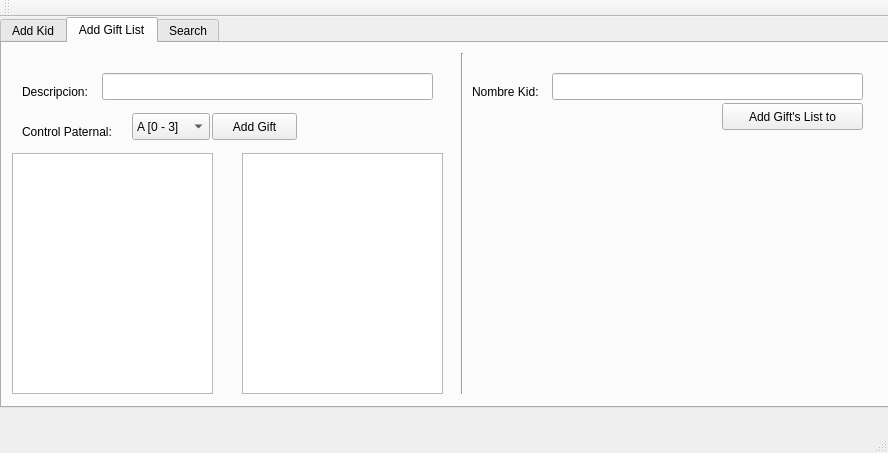
<?xml version="1.0" encoding="UTF-8"?>
<ui version="4.0">
 <class>MainWindow</class>
 <widget class="QMainWindow" name="MainWindow">
  <property name="geometry">
   <rect>
    <x>0</x>
    <y>0</y>
    <width>888</width>
    <height>453</height>
   </rect>
  </property>
  <property name="windowTitle">
   <string>MainWindow</string>
  </property>
  <widget class="QWidget" name="centralWidget">
   <widget class="QTabWidget" name="addGiftList">
    <property name="geometry">
     <rect>
      <x>0</x>
      <y>0</y>
      <width>891</width>
      <height>391</height>
     </rect>
    </property>
    <property name="currentIndex">
     <number>1</number>
    </property>
    <widget class="QWidget" name="addKid">
     <attribute name="title">
      <string>Add Kid</string>
     </attribute>
     <widget class="QLineEdit" name="txtName_addKid">
      <property name="geometry">
       <rect>
        <x>70</x>
        <y>20</y>
        <width>251</width>
        <height>27</height>
       </rect>
      </property>
     </widget>
     <widget class="QLabel" name="label">
      <property name="geometry">
       <rect>
        <x>10</x>
        <y>30</y>
        <width>55</width>
        <height>17</height>
       </rect>
      </property>
      <property name="text">
       <string>Nombre:</string>
      </property>
     </widget>
     <widget class="QLabel" name="label_2">
      <property name="geometry">
       <rect>
        <x>10</x>
        <y>80</y>
        <width>55</width>
        <height>17</height>
       </rect>
      </property>
      <property name="text">
       <string>Edad:</string>
      </property>
     </widget>
     <widget class="QLabel" name="label_3">
      <property name="geometry">
       <rect>
        <x>10</x>
        <y>130</y>
        <width>91</width>
        <height>17</height>
       </rect>
      </property>
      <property name="text">
       <string>Se Porto Bien:</string>
      </property>
     </widget>
     <widget class="QPushButton" name="btnAddKid">
      <property name="geometry">
       <rect>
        <x>360</x>
        <y>10</y>
        <width>85</width>
        <height>27</height>
       </rect>
      </property>
      <property name="text">
       <string>Add</string>
      </property>
     </widget>
     <widget class="QSpinBox" name="txtEdad">
      <property name="geometry">
       <rect>
        <x>70</x>
        <y>70</y>
        <width>46</width>
        <height>27</height>
       </rect>
      </property>
     </widget>
     <widget class="QSpinBox" name="txtSPB">
      <property name="geometry">
       <rect>
        <x>100</x>
        <y>120</y>
        <width>46</width>
        <height>27</height>
       </rect>
      </property>
      <property name="minimumSize">
       <size>
        <width>46</width>
        <height>27</height>
       </size>
      </property>
      <property name="maximumSize">
       <size>
        <width>16777215</width>
        <height>27</height>
       </size>
      </property>
      <property name="maximum">
       <number>10</number>
      </property>
     </widget>
     <widget class="QLabel" name="label_4">
      <property name="geometry">
       <rect>
        <x>190</x>
        <y>80</y>
        <width>91</width>
        <height>17</height>
       </rect>
      </property>
      <property name="text">
       <string>Longitud:</string>
      </property>
     </widget>
     <widget class="QSpinBox" name="txtLO">
      <property name="geometry">
       <rect>
        <x>280</x>
        <y>70</y>
        <width>46</width>
        <height>27</height>
       </rect>
      </property>
     </widget>
     <widget class="QLabel" name="label_5">
      <property name="geometry">
       <rect>
        <x>190</x>
        <y>120</y>
        <width>91</width>
        <height>17</height>
       </rect>
      </property>
      <property name="text">
       <string>Latitud:</string>
      </property>
     </widget>
     <widget class="QSpinBox" name="txtLA">
      <property name="geometry">
       <rect>
        <x>280</x>
        <y>110</y>
        <width>46</width>
        <height>27</height>
       </rect>
      </property>
     </widget>
     <widget class="Line" name="line">
      <property name="geometry">
       <rect>
        <x>10</x>
        <y>170</y>
        <width>481</width>
        <height>16</height>
       </rect>
      </property>
      <property name="orientation">
       <enum>Qt::Horizontal</enum>
      </property>
     </widget>
     <widget class="Line" name="line_2">
      <property name="geometry">
       <rect>
        <x>480</x>
        <y>0</y>
        <width>20</width>
        <height>181</height>
       </rect>
      </property>
      <property name="orientation">
       <enum>Qt::Vertical</enum>
      </property>
     </widget>
    </widget>
    <widget class="QWidget" name="addGift">
     <attribute name="title">
      <string>Add Gift List</string>
     </attribute>
     <widget class="QLineEdit" name="txtName_addGift">
      <property name="geometry">
       <rect>
        <x>550</x>
        <y>30</y>
        <width>311</width>
        <height>27</height>
       </rect>
      </property>
     </widget>
     <widget class="QLabel" name="label_6">
      <property name="geometry">
       <rect>
        <x>470</x>
        <y>40</y>
        <width>81</width>
        <height>17</height>
       </rect>
      </property>
      <property name="text">
       <string>Nombre Kid:</string>
      </property>
     </widget>
     <widget class="QLabel" name="label_7">
      <property name="geometry">
       <rect>
        <x>20</x>
        <y>40</y>
        <width>81</width>
        <height>17</height>
       </rect>
      </property>
      <property name="text">
       <string>Descripcion:</string>
      </property>
     </widget>
     <widget class="QLineEdit" name="txtDesc">
      <property name="geometry">
       <rect>
        <x>100</x>
        <y>30</y>
        <width>331</width>
        <height>27</height>
       </rect>
      </property>
     </widget>
     <widget class="QLabel" name="label_8">
      <property name="geometry">
       <rect>
        <x>20</x>
        <y>80</y>
        <width>111</width>
        <height>17</height>
       </rect>
      </property>
      <property name="text">
       <string>Control Paternal:</string>
      </property>
     </widget>
     <widget class="QPushButton" name="pushButton">
      <property name="geometry">
       <rect>
        <x>210</x>
        <y>70</y>
        <width>85</width>
        <height>27</height>
       </rect>
      </property>
      <property name="text">
       <string>Add Gift</string>
      </property>
     </widget>
     <widget class="Line" name="line_3">
      <property name="geometry">
       <rect>
        <x>450</x>
        <y>10</y>
        <width>20</width>
        <height>341</height>
       </rect>
      </property>
      <property name="orientation">
       <enum>Qt::Vertical</enum>
      </property>
     </widget>
     <widget class="QPushButton" name="btnAddListTo">
      <property name="geometry">
       <rect>
        <x>720</x>
        <y>60</y>
        <width>141</width>
        <height>27</height>
       </rect>
      </property>
      <property name="text">
       <string>Add Gift's List to</string>
      </property>
     </widget>
     <widget class="QListWidget" name="listDesc">
      <property name="geometry">
       <rect>
        <x>10</x>
        <y>110</y>
        <width>201</width>
        <height>241</height>
       </rect>
      </property>
     </widget>
     <widget class="QListWidget" name="listCP">
      <property name="geometry">
       <rect>
        <x>240</x>
        <y>110</y>
        <width>201</width>
        <height>241</height>
       </rect>
      </property>
     </widget>
     <widget class="QComboBox" name="txtCP">
      <property name="geometry">
       <rect>
        <x>130</x>
        <y>70</y>
        <width>78</width>
        <height>27</height>
       </rect>
      </property>
      <item>
       <property name="text">
        <string>A [0 - 3]</string>
       </property>
      </item>
      <item>
       <property name="text">
        <string>B [4 - 8]</string>
       </property>
      </item>
      <item>
       <property name="text">
        <string>C [9 - 13]</string>
       </property>
      </item>
      <item>
       <property name="text">
        <string>D [+13]</string>
       </property>
      </item>
     </widget>
    </widget>
    <widget class="QWidget" name="search">
     <attribute name="title">
      <string>Search</string>
     </attribute>
     <widget class="QLineEdit" name="txtName_search">
      <property name="geometry">
       <rect>
        <x>80</x>
        <y>10</y>
        <width>171</width>
        <height>27</height>
       </rect>
      </property>
     </widget>
     <widget class="QLabel" name="label_9">
      <property name="geometry">
       <rect>
        <x>10</x>
        <y>20</y>
        <width>55</width>
        <height>17</height>
       </rect>
      </property>
      <property name="text">
       <string>Nombre:</string>
      </property>
     </widget>
     <widget class="QPushButton" name="btnSearch">
      <property name="geometry">
       <rect>
        <x>270</x>
        <y>10</y>
        <width>85</width>
        <height>27</height>
       </rect>
      </property>
      <property name="text">
       <string>search</string>
      </property>
     </widget>
     <widget class="Line" name="line_4">
      <property name="geometry">
       <rect>
        <x>0</x>
        <y>40</y>
        <width>861</width>
        <height>16</height>
       </rect>
      </property>
      <property name="orientation">
       <enum>Qt::Horizontal</enum>
      </property>
     </widget>
     <widget class="QPlainTextEdit" name="textInfo">
      <property name="geometry">
       <rect>
        <x>0</x>
        <y>60</y>
        <width>331</width>
        <height>301</height>
       </rect>
      </property>
     </widget>
     <widget class="QPlainTextEdit" name="textListAntes">
      <property name="geometry">
       <rect>
        <x>350</x>
        <y>60</y>
        <width>241</width>
        <height>301</height>
       </rect>
      </property>
     </widget>
     <widget class="QPlainTextEdit" name="textListDespues">
      <property name="geometry">
       <rect>
        <x>620</x>
        <y>60</y>
        <width>241</width>
        <height>301</height>
       </rect>
      </property>
     </widget>
    </widget>
   </widget>
  </widget>
  <widget class="QMenuBar" name="menuBar">
   <property name="geometry">
    <rect>
     <x>0</x>
     <y>0</y>
     <width>888</width>
     <height>27</height>
    </rect>
   </property>
  </widget>
  <widget class="QToolBar" name="mainToolBar">
   <attribute name="toolBarArea">
    <enum>TopToolBarArea</enum>
   </attribute>
   <attribute name="toolBarBreak">
    <bool>false</bool>
   </attribute>
  </widget>
  <widget class="QStatusBar" name="statusBar"/>
 </widget>
 <layoutdefault spacing="6" margin="11"/>
 <resources/>
 <connections/>
</ui>
